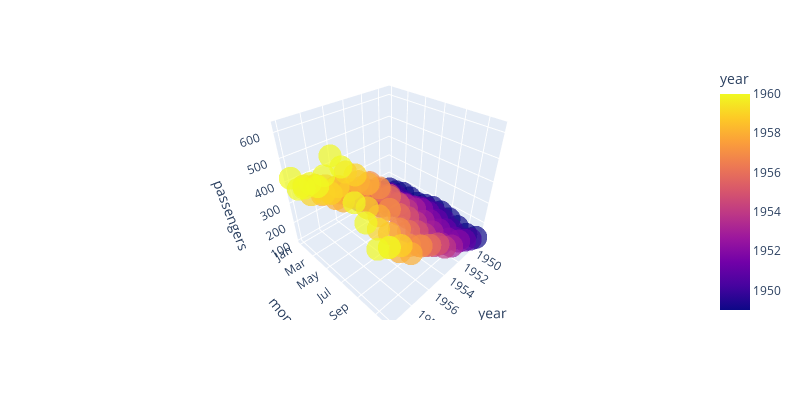

Notebook code cell kept with this figure:
### Code cell
# Create a 3D scatter plot using flight data
# Create a heatmap using Seaborn data
flights = sns.load_dataset("flights")

fig = px.scatter_3d(flights, x='year', y='month', z='passengers', color='year',
                   opacity=0.7, width=800, height=400)
fig

### Figure 1 — Plotly figure (JSON) as saved in the notebook; plotly's stock layout.template omitted (floating-point values rounded to 4 significant figures; data arrays with more than 128 entries replaced by an {"elided": "..."} marker saying what was removed)
{"data": [{"hovertemplate": "year=%{marker.color}<br>month=%{y}<br>passengers=%{z}<extra></extra>", "legendgroup": "", "marker": {"color": {"elided": "144 int values"}, "coloraxis": "coloraxis", "opacity": 0.7, "symbol": "circle"}, "mode": "markers", "name": "", "scene": "scene", "showlegend": false, "type": "scatter3d", "x": {"elided": "144 int values"}, "y": {"elided": "144 str values"}, "z": {"elided": "144 int values"}}], "layout": {"coloraxis": {"colorbar": {"title": {"text": "year"}}, "colorscale": [[0, "#0d0887"], [0.1111, "#46039f"], [0.2222, "#7201a8"], [0.3333, "#9c179e"], [0.4444, "#bd3786"], [0.5556, "#d8576b"], [0.6667, "#ed7953"], [0.7778, "#fb9f3a"], [0.8889, "#fdca26"], [1, "#f0f921"]]}, "height": 400, "legend": {"tracegroupgap": 0}, "margin": {"t": 60}, "scene": {"domain": {"x": [0, 1], "y": [0, 1]}, "xaxis": {"title": {"text": "year"}}, "yaxis": {"title": {"text": "month"}}, "zaxis": {"title": {"text": "passengers"}}}, "width": 800}}
